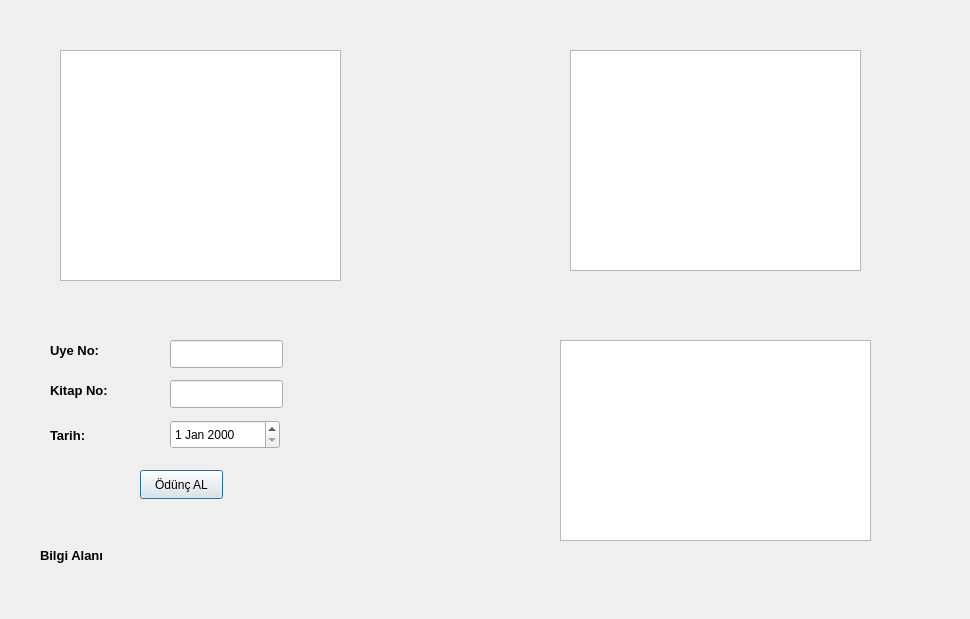
<?xml version="1.0" encoding="UTF-8"?>
<ui version="4.0">
 <class>OduncAlma</class>
 <widget class="QDialog" name="OduncAlma">
  <property name="geometry">
   <rect>
    <x>0</x>
    <y>0</y>
    <width>970</width>
    <height>619</height>
   </rect>
  </property>
  <property name="windowTitle">
   <string>Dialog</string>
  </property>
  <widget class="QTableView" name="tableView">
   <property name="geometry">
    <rect>
     <x>60</x>
     <y>50</y>
     <width>281</width>
     <height>231</height>
    </rect>
   </property>
  </widget>
  <widget class="QTableView" name="tableView_2">
   <property name="geometry">
    <rect>
     <x>570</x>
     <y>50</y>
     <width>291</width>
     <height>221</height>
    </rect>
   </property>
  </widget>
  <widget class="QLabel" name="label">
   <property name="geometry">
    <rect>
     <x>40</x>
     <y>530</y>
     <width>501</width>
     <height>51</height>
    </rect>
   </property>
   <property name="font">
    <font>
     <pointsize>10</pointsize>
     <bold>true</bold>
    </font>
   </property>
   <property name="text">
    <string>Bilgi Alanı</string>
   </property>
  </widget>
  <widget class="QLineEdit" name="lineEdit">
   <property name="geometry">
    <rect>
     <x>170</x>
     <y>340</y>
     <width>113</width>
     <height>28</height>
    </rect>
   </property>
  </widget>
  <widget class="QLineEdit" name="lineEdit_2">
   <property name="geometry">
    <rect>
     <x>170</x>
     <y>380</y>
     <width>113</width>
     <height>28</height>
    </rect>
   </property>
  </widget>
  <widget class="QDateEdit" name="dateEdit">
   <property name="geometry">
    <rect>
     <x>170</x>
     <y>420</y>
     <width>110</width>
     <height>29</height>
    </rect>
   </property>
  </widget>
  <widget class="QLabel" name="label_2">
   <property name="geometry">
    <rect>
     <x>50</x>
     <y>340</y>
     <width>101</width>
     <height>21</height>
    </rect>
   </property>
   <property name="font">
    <font>
     <pointsize>10</pointsize>
     <bold>true</bold>
    </font>
   </property>
   <property name="text">
    <string>Uye No:</string>
   </property>
  </widget>
  <widget class="QLabel" name="label_3">
   <property name="geometry">
    <rect>
     <x>50</x>
     <y>380</y>
     <width>101</width>
     <height>21</height>
    </rect>
   </property>
   <property name="font">
    <font>
     <pointsize>10</pointsize>
     <bold>true</bold>
    </font>
   </property>
   <property name="text">
    <string>Kitap No:</string>
   </property>
  </widget>
  <widget class="QLabel" name="label_4">
   <property name="geometry">
    <rect>
     <x>400</x>
     <y>180</y>
     <width>101</width>
     <height>21</height>
    </rect>
   </property>
   <property name="font">
    <font>
     <pointsize>10</pointsize>
     <bold>true</bold>
    </font>
   </property>
   <property name="text">
    <string/>
   </property>
  </widget>
  <widget class="QTableView" name="tableView_3">
   <property name="geometry">
    <rect>
     <x>560</x>
     <y>340</y>
     <width>311</width>
     <height>201</height>
    </rect>
   </property>
  </widget>
  <widget class="QLabel" name="label_5">
   <property name="geometry">
    <rect>
     <x>50</x>
     <y>420</y>
     <width>101</width>
     <height>31</height>
    </rect>
   </property>
   <property name="font">
    <font>
     <pointsize>10</pointsize>
     <bold>true</bold>
    </font>
   </property>
   <property name="text">
    <string>Tarih:</string>
   </property>
  </widget>
  <widget class="QPushButton" name="pushButton">
   <property name="geometry">
    <rect>
     <x>140</x>
     <y>470</y>
     <width>83</width>
     <height>29</height>
    </rect>
   </property>
   <property name="text">
    <string>Ödünç AL</string>
   </property>
  </widget>
 </widget>
 <resources/>
 <connections/>
</ui>
